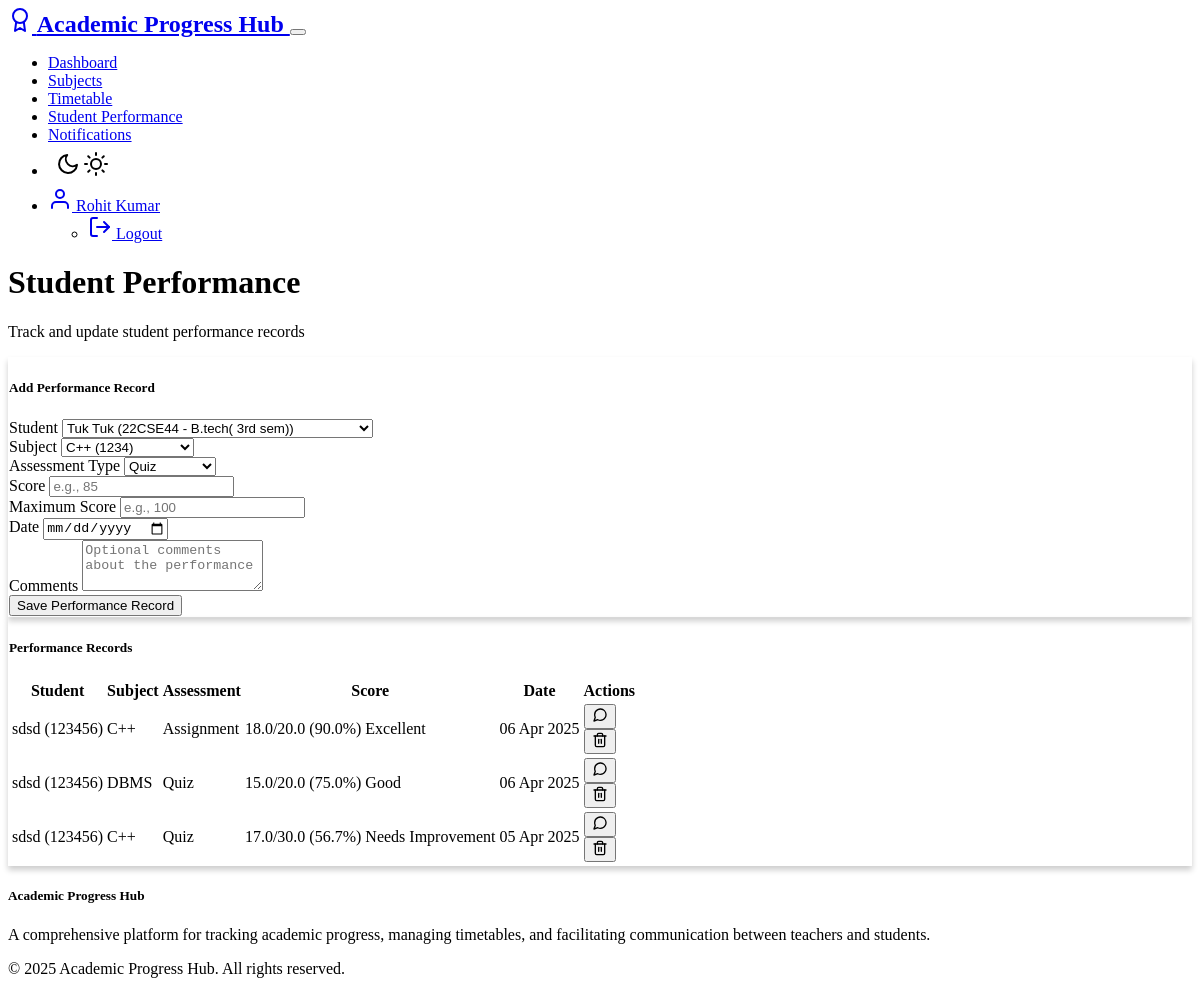
Page /teacher/performance (signed in) on the committed database.
### models.py (models this page shows, shortened)
class User(UserMixin, db.Model):
    __tablename__ = 'users'
    id = db.Column(db.Integer, primary_key=True)
    username = db.Column(db.String(64), unique=True, nullable=False)
    email = db.Column(db.String(120), unique=True, nullable=False)
    password_hash = db.Column(db.String(256), nullable=False)
    role = db.Column(db.String(10), nullable=False)  # 'admin', 'teacher' or 'student'
    created_at = db.Column(db.DateTime, default=datetime.utcnow)
    teacher_profile = db.relationship('Teacher', backref='user', uselist=False, cascade='all, delete-orphan')
    student_profile = db.relationship('Student', backref='user', uselist=False, cascade='all, delete-orphan')

class Performance(db.Model):
    __tablename__ = 'performances'
    id = db.Column(db.Integer, primary_key=True)
    student_id = db.Column(db.Integer, db.ForeignKey('students.id'), nullable=False)
    subject_id = db.Column(db.Integer, db.ForeignKey('subjects.id'), nullable=False)
    assessment_type = db.Column(db.String(50), nullable=False)  # e.g., 'quiz', 'exam', 'assignment'
    score = db.Column(db.Float, nullable=False)
    max_score = db.Column(db.Float, nullable=False)
    date = db.Column(db.Date, nullable=False)
    comments = db.Column(db.Text)

class Student(db.Model):
    __tablename__ = 'students'
    id = db.Column(db.Integer, primary_key=True)
    user_id = db.Column(db.Integer, db.ForeignKey('users.id'), nullable=False)
    grade = db.Column(db.String(50))
    roll_number = db.Column(db.String(20), unique=True)
    performances = db.relationship('Performance', backref='student', cascade='all, delete-orphan')

class Subject(db.Model):
    __tablename__ = 'subjects'
    id = db.Column(db.Integer, primary_key=True)
    name = db.Column(db.String(100), nullable=False)
    code = db.Column(db.String(20), nullable=False, unique=True)
    type = db.Column(db.String(20), nullable=False, default='Theory')
    teacher_id = db.Column(db.Integer, db.ForeignKey('teachers.id'), nullable=False)
    timetables = db.relationship('Timetable', backref='subject', cascade='all, delete-orphan')
    performances = db.relationship('Performance', backref='subject', cascade='all, delete-orphan')

### routes/teacher_routes.py (the view)
    def decorated_function(*args, **kwargs):
        if not current_user.is_authenticated or current_user.role != 'teacher':
            flash('Access denied: Teacher permissions required.', 'danger')
            return redirect(url_for('auth.login'))
        return f(*args, **kwargs)

### templates/teacher/student_performance.html (shortened to what this page needs)
{% extends 'layout.html' %}
{% block content %}
<div class="row mb-4 align-items-center">
    <div class="col">
        <h1 class="mb-0">Student Performance</h1>
        <p class="text-muted">Track and update student performance records</p>
    </div>
</div>
<div class="row">
    <div class="col-lg-4 mb-4">
        <div class="card">
            <div class="card-header">
                <h5 class="mb-0">Add Performance Record</h5>
            </div>
            <div class="card-body">
                <form method="POST" action="{{ url_for('teacher.student_performance') }}">
                    <div class="mb-3">
                        <label for="student_id" class="form-label">{{ form.student_id.label }}</label>
                        {% if form.student_id.choices|length > 0 %}
                            {{ form.student_id(class="form-select", id="student_id") }}
                        {% else %}
                            {{ form.student_id(class="form-select", id="student_id", disabled=true) }}
                            <small class="text-danger">No students available in your classes.</small>
                        {% endif %}
                    </div>
                    <div class="mb-3">
                        <label for="subject_id" class="form-label">{{ form.subject_id.label }}</label>
                        {% if form.subject_id.choices|length > 0 %}
                            {{ form.subject_id(class="form-select", id="subject_id") }}
                        {% else %}
                            {{ form.subject_id(class="form-select", id="subject_id", disabled=true) }}
                            <small class="text-danger">No subjects available. Please <a href="{{ url_for('teacher.subjects') }}">add subjects</a> first.</small>
                        {% endif %}
                    </div>
                    <div class="mb-3">
                        <label for="assessment_type" class="form-label">{{ form.assessment_type.label }}</label>
                        {{ form.assessment_type(class="form-select", id="assessment_type") }}
                    </div>
                    <div class="row mb-3">
                        <div class="col">
                            <label for="score" class="form-label">{{ form.score.label }}</label>
                            {{ form.score(class="form-control", id="score", placeholder="e.g., 85") }}
                        </div>
                        <div class="col">
                            <label for="max_score" class="form-label">{{ form.max_score.label }}</label>
                            {{ form.max_score(class="form-control", id="max_score", placeholder="e.g., 100") }}
                        </div>
                    </div>
                    <div class="mb-3">
                        <label for="date" class="form-label">{{ form.date.label }}</label>
                        {{ form.date(class="form-control", id="date", type="date") }}
                    </div>
                    <div class="mb-4">
                        <label for="comments" class="form-label">{{ form.comments.label }}</label>
                        {{ form.comments(class="form-control", id="comments", rows="3", placeholder="Optional comments about the performance") }}
                    </div>
                    <div class="d-grid">
                        {% if form.student_id.choices|length > 0 and form.subject_id.choices|length > 0 %}
                            {{ form.submit(class="btn btn-primary") }}
                        {% else %}
                            {{ form.submit(class="btn btn-primary", disabled=true) }}
                        {% endif %}
                    </div>
                </form>
            </div>
        </div>
    </div>
    <div class="col-lg-8">
        <div class="card">
            <div class="card-header">
                <h5 class="mb-0">Performance Records</h5>
            </div>
            <div class="card-body">
                {% if performance_records %}
                    <div class="table-responsive">
                        <table class="table table-hover">
                            <thead>
                                <tr>
                                    <th>Student</th>
                                    <th>Subject</th>
                                    <th>Assessment</th>
                                    <th>Score</th>
                                    <th>Date</th>
                                    <th>Actions</th>
                                </tr>
                            </thead>
                            <tbody>
                                {% for performance, student, subject in performance_records %}
                                    <tr>
                                        <td>{{ student.user.username }} ({{ student.roll_number }})</td>
                                        <td>{{ subject.name }}</td>
                                        <td>{{ performance.assessment_type|capitalize }}</td>
                                        <td>
                                            {% set percentage = (performance.score / performance.max_score * 100)|round(1) %}
                                            {{ performance.score }}/{{ performance.max_score }}
                                            ({{ percentage }}%)
                                            {% if percentage >= 80 %}
                                                <span class="badge bg-success">Excellent</span>
                                            {% elif percentage >= 60 %}
                                                <span class="badge bg-warning">Good</span>
                                            {% else %}
                                                <span class="badge bg-danger">Needs Improvement</span>
                                            {% endif %}
                                        </td>
                                        <td>{{ performance.date.strftime('%d %b %Y') }}</td>
                                        <td>
                                            <button type="button" class="btn btn-sm btn-outline-info" data-bs-toggle="tooltip" title="{{ performance.comments or 'No comments' }}">
                                                <span data-feather="message-circle" style="width: 16px; height: 16px;"></span>
                                            </button>
                                            <form method="POST" action="{{ url_for('teacher.delete_performance', performance_id=performance.id) }}" class="d-inline">
                                                <button type="submit" class="btn btn-sm btn-outline-danger" data-confirm="Are you sure you want to delete this performance record?">
                                                    <span data-feather="trash-2" style="width: 16px; height: 16px;"></span>
                                                </button>
                                            </form>
                                        </td>
                                    </tr>
                                {% endfor %}
                            </tbody>
                        </table>
                    </div>
                {% else %}
                    <div class="text-center py-5">
                        <span data-feather="activity" style="width: 48px; height: 48px;" class="text-muted mb-3"></span>
                        <p class="mb-0">No performance records available yet.</p>
                        <p class="text-muted">Add your first performance record to get started.</p>
                    </div>
                {% endif %}
            </div>
        </div>
    </div>
</div>
{% endblock %}

### templates/layout.html (shortened to what this page needs)
<!DOCTYPE html>
<html lang="en" data-bs-theme="dark">
<head>
    <link rel="stylesheet" href="https://cdn.replit.com/agent/bootstrap-agent-dark-theme.min.css">
    <link rel="stylesheet" href="{{ url_for('static', filename='css/style.css') }}">
</head>
<body class="{% block body_class %}{% endblock %}">
    <nav class="navbar navbar-expand-lg navbar-dark bg-dark mb-4">
        <div class="container">
            <a class="navbar-brand" href="{{ url_for('index') }}">
                <span data-feather="award" class="me-2"></span>
                Academic Progress Hub
            </a>
            <button class="navbar-toggler" type="button" data-bs-toggle="collapse" data-bs-target="#navbarNav">
            </button>
            <div class="collapse navbar-collapse" id="navbarNav">
                <ul class="navbar-nav ms-auto">
                    {% if current_user.is_authenticated %}
                        {% if current_user.role == 'admin' %}
                            <li class="nav-item">
                                <a class="nav-link" href="{{ url_for('admin.admin_dashboard') }}">Admin Dashboard</a>
                            </li>
                            <li class="nav-item">
                                <a class="nav-link" href="{{ url_for('admin.manage_users') }}">Manage Users</a>
                            </li>
                        {% elif current_user.role == 'teacher' %}
                            <li class="nav-item">
                                <a class="nav-link" href="{{ url_for('teacher.dashboard') }}">Dashboard</a>
                            </li>
                            <li class="nav-item">
                                <a class="nav-link" href="{{ url_for('teacher.subjects') }}">Subjects</a>
                            </li>
                            <li class="nav-item">
                                <a class="nav-link" href="{{ url_for('teacher.timetable') }}">Timetable</a>
                            </li>
                            <li class="nav-item">
                                <a class="nav-link" href="{{ url_for('teacher.student_performance') }}">Student Performance</a>
                            </li>
                            <li class="nav-item">
                                <a class="nav-link" href="{{ url_for('notification.teacher_notifications') }}">Notifications</a>
                            </li>
                        {% endif %}
                        <li class="nav-item">
                            <button class="nav-link btn theme-toggle px-2" id="themeToggle" title="Toggle Light/Dark Mode">
                                <span data-feather="moon" class="theme-icon-dark d-none"></span>
                                <span data-feather="sun" class="theme-icon-light"></span>
                            </button>
                        </li>
                        <li class="nav-item dropdown">
                            <a class="nav-link dropdown-toggle" href="#" id="userDropdown" role="button" data-bs-toggle="dropdown">
                                <span data-feather="user" class="me-1"></span>
                                {{ current_user.username }}
                            </a>
                            <ul class="dropdown-menu dropdown-menu-end">
                                <li>
                                    <a class="dropdown-item" href="{{ url_for('auth.logout') }}">
                                        <span data-feather="log-out" class="me-1"></span> Logout
                                    </a>
                                </li>
                            </ul>
                        </li>
                    {% endif %}
                </ul>
            </div>
        </div>
    </nav>
    <main class="container my-4">
        {% block content %}{% endblock %}
    </main>
    <footer class="bg-dark text-light py-4 mt-5">
        <div class="container">
            <div class="row">
                <div class="col-md-6">
                    <h5>Academic Progress Hub</h5>
                    <p>A comprehensive platform for tracking academic progress, managing timetables, and facilitating communication between teachers and students.</p>
                </div>
                <div class="col-md-6 text-md-end">
                    <p>&copy; 2025 Academic Progress Hub. All rights reserved.</p>
                </div>
            </div>
        </div>
    </footer>
</body>
</html>

### rows in the picture
User: username "Rohit Kumar"
Performance: user.username "sdsd", roll_number "123456", name "C++", assessment_type "Assignment", score "18.0", max_score "20.0", percentage "90.0", shows "Excellent", date "06 Apr 2025"
Performance: user.username "sdsd", roll_number "123456", name "DBMS", assessment_type "Quiz", score "15.0", max_score "20.0", percentage "75.0", shows "Good", date "06 Apr 2025"
Performance: user.username "sdsd", roll_number "123456", name "C++", assessment_type "Quiz", score "17.0", max_score "30.0", percentage "56.7", shows "Needs Improvement", date "05 Apr 2025"
